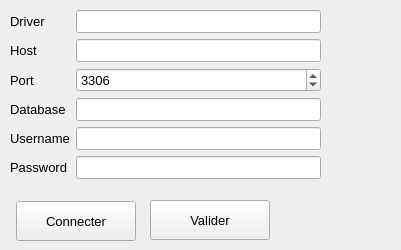
<?xml version="1.0" encoding="UTF-8"?>
<ui version="4.0">
 <class>CssDataBaseConfig</class>
 <widget class="QDialog" name="CssDataBaseConfig">
  <property name="windowModality">
   <enum>Qt::ApplicationModal</enum>
  </property>
  <property name="geometry">
   <rect>
    <x>0</x>
    <y>0</y>
    <width>401</width>
    <height>250</height>
   </rect>
  </property>
  <property name="font">
   <font>
    <pointsize>10</pointsize>
   </font>
  </property>
  <property name="windowTitle">
   <string>Database Configuration</string>
  </property>
  <widget class="QWidget" name="formLayoutWidget">
   <property name="geometry">
    <rect>
     <x>10</x>
     <y>10</y>
     <width>311</width>
     <height>177</height>
    </rect>
   </property>
   <layout class="QFormLayout" name="formLayout">
    <item row="1" column="0">
     <widget class="QLabel" name="hostLabel">
      <property name="text">
       <string>Host</string>
      </property>
     </widget>
    </item>
    <item row="1" column="1">
     <widget class="QLineEdit" name="host">
      <property name="clearButtonEnabled">
       <bool>true</bool>
      </property>
     </widget>
    </item>
    <item row="4" column="0">
     <widget class="QLabel" name="usernameLabel">
      <property name="text">
       <string>Username</string>
      </property>
     </widget>
    </item>
    <item row="4" column="1">
     <widget class="QLineEdit" name="username">
      <property name="clearButtonEnabled">
       <bool>true</bool>
      </property>
     </widget>
    </item>
    <item row="2" column="0">
     <widget class="QLabel" name="portLabel">
      <property name="text">
       <string>Port</string>
      </property>
     </widget>
    </item>
    <item row="2" column="1">
     <widget class="QSpinBox" name="port">
      <property name="keyboardTracking">
       <bool>false</bool>
      </property>
      <property name="showGroupSeparator" stdset="0">
       <bool>false</bool>
      </property>
      <property name="maximum">
       <number>6553699</number>
      </property>
      <property name="value">
       <number>3306</number>
      </property>
     </widget>
    </item>
    <item row="5" column="0">
     <widget class="QLabel" name="passwordLabel">
      <property name="text">
       <string>Password</string>
      </property>
     </widget>
    </item>
    <item row="5" column="1">
     <widget class="QLineEdit" name="pass">
      <property name="echoMode">
       <enum>QLineEdit::Password</enum>
      </property>
      <property name="clearButtonEnabled">
       <bool>true</bool>
      </property>
     </widget>
    </item>
    <item row="3" column="0">
     <widget class="QLabel" name="databaseLabel">
      <property name="text">
       <string>Database</string>
      </property>
     </widget>
    </item>
    <item row="3" column="1">
     <widget class="QLineEdit" name="database">
      <property name="clearButtonEnabled">
       <bool>true</bool>
      </property>
     </widget>
    </item>
    <item row="0" column="0">
     <widget class="QLabel" name="driverLabel">
      <property name="text">
       <string>Driver</string>
      </property>
     </widget>
    </item>
    <item row="0" column="1">
     <widget class="QLineEdit" name="driver">
      <property name="clearButtonEnabled">
       <bool>true</bool>
      </property>
     </widget>
    </item>
   </layout>
  </widget>
  <widget class="QPushButton" name="validate">
   <property name="geometry">
    <rect>
     <x>150</x>
     <y>200</y>
     <width>120</width>
     <height>40</height>
    </rect>
   </property>
   <property name="minimumSize">
    <size>
     <width>120</width>
     <height>40</height>
    </size>
   </property>
   <property name="maximumSize">
    <size>
     <width>120</width>
     <height>40</height>
    </size>
   </property>
   <property name="text">
    <string>Valider</string>
   </property>
   <property name="icon">
    <iconset resource="res.qrc">
     <normaloff>:/res/icons8_Checkmark_104px_green.png</normaloff>:/res/icons8_Checkmark_104px_green.png</iconset>
   </property>
   <property name="iconSize">
    <size>
     <width>32</width>
     <height>32</height>
    </size>
   </property>
   <property name="autoDefault">
    <bool>false</bool>
   </property>
   <property name="flat">
    <bool>false</bool>
   </property>
  </widget>
  <widget class="QPushButton" name="connection">
   <property name="geometry">
    <rect>
     <x>16</x>
     <y>201</y>
     <width>120</width>
     <height>40</height>
    </rect>
   </property>
   <property name="minimumSize">
    <size>
     <width>120</width>
     <height>40</height>
    </size>
   </property>
   <property name="maximumSize">
    <size>
     <width>120</width>
     <height>40</height>
    </size>
   </property>
   <property name="text">
    <string>Connecter</string>
   </property>
   <property name="icon">
    <iconset resource="res.qrc">
     <normaloff>:/res/icons8_Synchronize_96px.png</normaloff>:/res/icons8_Synchronize_96px.png</iconset>
   </property>
   <property name="iconSize">
    <size>
     <width>32</width>
     <height>32</height>
    </size>
   </property>
   <property name="autoDefault">
    <bool>false</bool>
   </property>
   <property name="flat">
    <bool>false</bool>
   </property>
  </widget>
 </widget>
 <resources>
  <include location="res.qrc"/>
 </resources>
 <connections/>
</ui>
